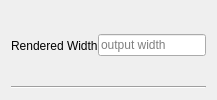
                <widget class="QWidget" name="widget1_rW" native="true">
                 <property name="sizePolicy">
                  <sizepolicy hsizetype="Preferred" vsizetype="Maximum">
                   <horstretch>0</horstretch>
                   <verstretch>0</verstretch>
                  </sizepolicy>
                 </property>
                 <property name="toolTip">
                  <string>&lt;html&gt;&lt;head/&gt;&lt;body&gt;&lt;p&gt;Width (measured in pixels) that the game will render at.</string>
                 </property>
                 <layout class="QVBoxLayout" name="verticalLayout_3">
                  <item>
                   <widget class="QWidget" name="widget_10" native="true">
                    <property name="sizePolicy">
                     <sizepolicy hsizetype="Preferred" vsizetype="Minimum">
                      <horstretch>0</horstretch>
                      <verstretch>0</verstretch>
                     </sizepolicy>
                    </property>
                    <layout class="QHBoxLayout" name="horizontalLayout_4" stretch="0,0,0">
                     <property name="spacing">
                      <number>0</number>
                     </property>
                     <property name="leftMargin">
                      <number>0</number>
                     </property>
                     <property name="topMargin">
                      <number>0</number>
                     </property>
                     <property name="rightMargin">
                      <number>0</number>
                     </property>
                     <property name="bottomMargin">
                      <number>0</number>
                     </property>
                     <item>
                      <widget class="QLabel" name="label_2">
                       <property name="text">
                        <string>Rendered Width</string>
                       </property>
                      </widget>
                     </item>
                     <item>
                      <spacer name="horizontalSpacer_3">
                       <property name="orientation">
                        <enum>Qt::Orientation::Horizontal</enum>
                       </property>
                       <property name="sizeHint" stdset="0">
                        <size>
                         <width>0</width>
                         <height>20</height>
                        </size>
                       </property>
                      </spacer>
                     </item>
                     <item>
                      <widget class="QLineEdit" name="lineEdit_rWidth">
                       <property name="sizePolicy">
                        <sizepolicy hsizetype="Fixed" vsizetype="Fixed">
                         <horstretch>0</horstretch>
                         <verstretch>0</verstretch>
                        </sizepolicy>
                       </property>
                       <property name="maxLength">
                        <number>4</number>
                       </property>
                       <property name="placeholderText">
                        <string>output width</string>
                       </property>
                      </widget>
                     </item>
                    </layout>
                   </widget>
                  </item>
                  <item>
                   <widget class="Line" name="line_3">
                    <property name="orientation">
                     <enum>Qt::Orientation::Horizontal</enum>
                    </property>
                   </widget>
                  </item>
                 </layout>
                </widget>
